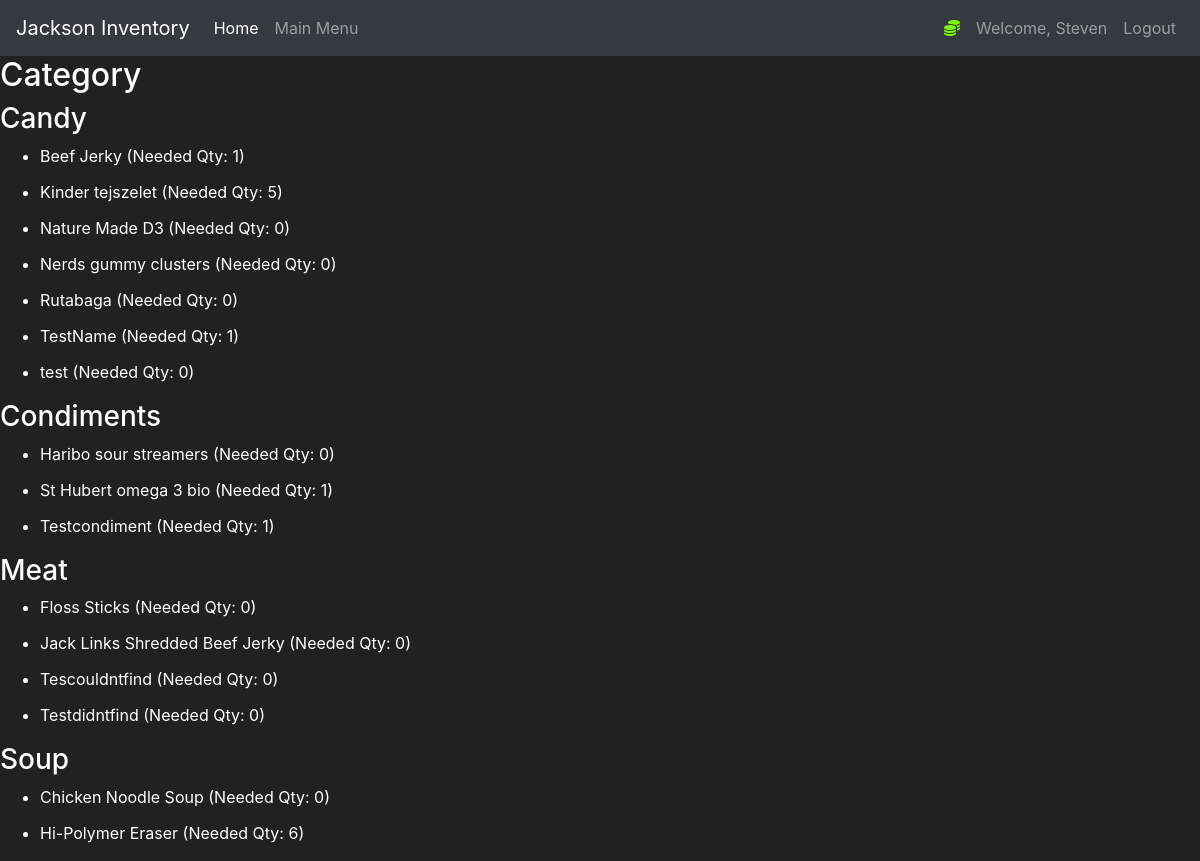
The page /grocery_list (signed in) on the database its author committed.
### JacksonInventory/models.py (models this page shows, shortened)
class User(db.Model, UserMixin):
    id = db.Column(db.Integer(), primary_key=True)
    username = db.Column(db.String(length=30), nullable=False, unique=True)
    password_hash = db.Column(db.String(length=60), nullable=False)
    @property
    def password(self):
        return self.password

class Item(db.Model):
    id = db.Column(db.Integer(), primary_key=True)
    barcode = db.Column(db.String(length=40), nullable=False, unique=True)
    productname = db.Column(db.String(length=150), nullable=False, unique=True)
    qty = db.Column(db.Integer())
    minqty = db.Column(db.Integer())
    productimage = db.Column(db.String(200))
    category_id = db.Column(db.Integer, db.ForeignKey('category.id'), nullable=False)

class Category(db.Model):
    id = db.Column(db.Integer, primary_key=True)
    category = db.Column(db.String(75), unique=True)
    items = db.relationship('Item', backref='category', lazy=True)

### JacksonInventory/routes.py (the view)
@app.route('/grocery_list', methods=['GET'])
@login_required
def grocery_list():
    query = text('''
    SELECT c.category, i.productname, i.qty, i.minqty
    FROM item i
    JOIN category c ON i.category_id = c.id
    ORDER BY c.category, i.productname
    ''')
    result = db.session.execute(query)
    groceries = result.fetchall()
    grouped_groceries = {}
    for grocery in groceries:
        category = grocery.category
        productname = grocery.productname
        qty = grocery.qty
        minqty = grocery.minqty
        needed_qty = max(0, minqty - qty)  # Calculate needed qty
        if category in grouped_groceries:
            grouped_groceries[category].append({
                'productname': productname,
                'qty': qty,
                'minqty': minqty,
                'needed_qty': needed_qty
            })
        else:
            grouped_groceries[category] = [{
                'productname': productname,
                'qty': qty,
                'minqty': minqty,
                'needed_qty': needed_qty
            }]
    return render_template('grocery_list.html', grouped_groceries=grouped_groceries)

### JacksonInventory/models.py (called while the page is built)
@login_manager.user_loader
def load_user(user_id):
    return User.query.get(int(user_id))

### JacksonInventory/templates/grocery_list.html (shortened to what this page needs)
{% extends 'base.html' %}
{% block content %}
    <h2>Category</h2>
    {% for category, products in grouped_groceries.items() %}
        <h3>{{ category }}</h3>
        <ul>
        {% for product in products %}
            <li class="card-title">{{ product.productname }} (Needed Qty: {{ product.needed_qty }})</li>
        {% endfor %}
        </ul>
    {% endfor %}
{% endblock %}

### JacksonInventory/templates/base.html (shortened to what this page needs)
<!doctype html>
<html lang="en">
   <head>
      <link rel="stylesheet" href="https://cdn.jsdelivr.net/npm/bootstrap@4.5.3/dist/css/bootstrap.min.css">
      <link rel="stylesheet" href="https://cdnjs.cloudflare.com/ajax/libs/bootstrap-select/1.14.0/css/bootstrap-select.min.css">
   </head>
   <body>
    <nav class="navbar navbar-expand-md navbar-dark bg-dark">
      <a class="navbar-brand" href="{{ url_for('mainmenu_page') }}">Jackson Inventory</a>
      <div class="collapse navbar-collapse" id="navbarNav">
        <ul class="navbar-nav mr-auto">
            <li class="nav-item active">
                <a class="nav-link" href="{{ url_for('home_page') }}">Home <span class="sr-only">(current)</span></a>
            </li>
            <li class="nav-item">
                <a class="nav-link" href="{{ url_for('mainmenu_page') }}">Main Menu</a>
            </li>
        </ul>
          {% if current_user.is_authenticated %}
            <ul class="navbar-nav">
                <li class="nav-item">
                    <a class="nav-link" style="color: lawngreen; font-weight: bold">
                        <i class="fas fa-coins"></i>
                    </a>
                </li>
                <li class="nav-item">
                    <a class="nav-link">Welcome, {{ current_user.username }}</a>
                </li>
                <li class="nav-item">
                    <a class="nav-link" href="{{ url_for('logout_page') }}">Logout</a>
                </li>
            </ul>
          {% endif %}
      </div>
    </nav>
      {% block content %}
      {% endblock %}
   </body>
</html>

### JacksonInventory/templates/base.html (style rules this page uses)
body { background-color: #212121; color: white }

### rows shown on the page
User: username "Steven"
Item: category "Candy", productname "Beef Jerky", needed_qty "1"
Item: productname "Kinder tejszelet", needed_qty "5"
Item: productname "Nature Made D3", needed_qty "0"
Item: productname "Nerds gummy clusters", needed_qty "0"
Item: productname "Rutabaga", needed_qty "0"
Item: productname "TestName", needed_qty "1"
Item: productname "test", needed_qty "0"
Item: category "Condiments", productname "Haribo sour streamers", needed_qty "0"
Item: productname "St Hubert omega 3 bio", needed_qty "1"
Item: productname "Testcondiment", needed_qty "1"
Item: category "Meat", productname "Floss Sticks", needed_qty "0"
Item: productname "Jack Links Shredded Beef Jerky", needed_qty "0"
Item: productname "Tescouldntfind", needed_qty "0"
Item: productname "Testdidntfind", needed_qty "0"
Item: category "Soup", productname "Chicken Noodle Soup", needed_qty "0"
Item: productname "Hi-Polymer Eraser", needed_qty "6"
